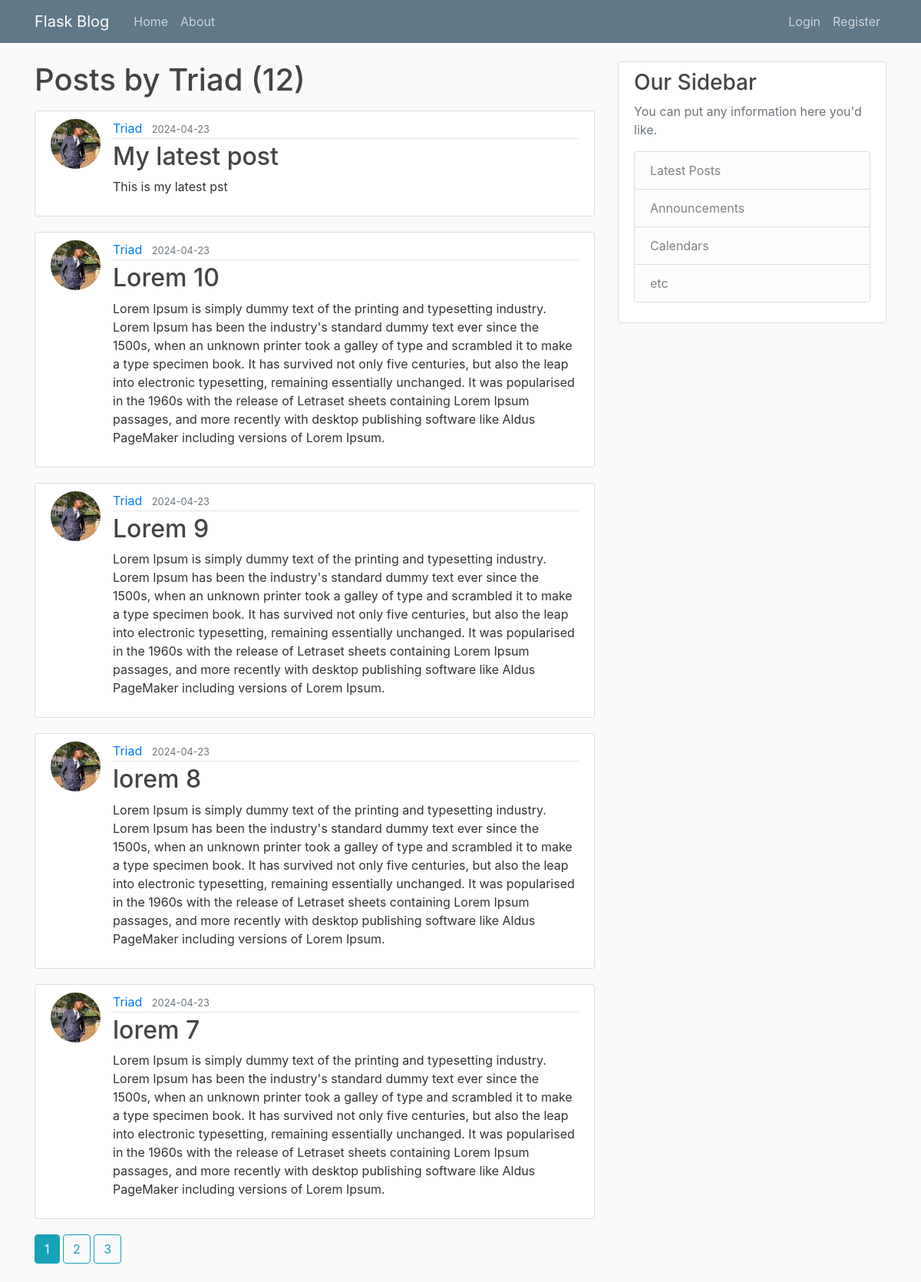
The app's page /user/Triad with its own data.
### flaskblog/models.py (models this page shows, shortened)
class User(db.Model, UserMixin):
    id:Mapped[int] = mapped_column(primary_key=True)
    username:Mapped[str] = mapped_column(unique=True, nullable=False)
    email:Mapped[str] = mapped_column(unique=True, nullable=False)
    image_file:Mapped[str] = mapped_column(nullable=False, default='default.jpg')
    password:Mapped[str] = mapped_column(nullable=False)
    posts = db.relationship("Post", backref="author", lazy=True)

class Post(db.Model):
    id = db.Column(db.Integer, primary_key=True)
    title = db.Column(db.String(100), nullable=False)
    date_posted = db.Column(db.DateTime, nullable=False, default=datetime.utcnow)
    content = db.Column(db.Text, nullable=False)
    user_id = db.Column(db.Integer, db.ForeignKey("user.id"), nullable=False)

### flaskblog/routes.py (the view)
@app.route("/user/<string:username>")
def user_posts(username):
    page = request.args.get('page', 1, type=int)
    user = User.query.filter_by(username = username).first_or_404()
    posts = Post.query.filter_by(author=user).order_by(Post.date_posted.desc()).paginate(per_page = 5, page = page)
    return render_template('user_posts.html', posts=posts, user=user)

### flaskblog/templates/user_posts.html
{% extends "layout.html" %} {% block content %}
<h1 class="mb-3">Posts by {{user.username}} ({{posts.total}})</h1>
{% for post in posts.items %}
<article class="media content-section">
  <img
    class="rounded-circle article-img"
    src="{{url_for('static', filename='profile_pics/' + post.author.image_file)}}"
    alt="author display image"
  />
  <div class="media-body">
    <div class="article-metadata">
      <a
        class="mr-2"
        href="{{url_for('user_posts', username=post.author.username)}}"
        >{{ post.author.username }}</a
      >
      <small class="text-muted"
        >{{ post.date_posted.strftime("%Y-%m-%d") }}</small
      >
    </div>
    <h2>
      <a class="article-title" href="{{url_for('post', post_id=post.id)}}"
        >{{ post.title }}</a
      >
    </h2>
    <p class="article-content">{{ post.content }}</p>
  </div>
</article>
{% endfor %} {% for page_num in posts.iter_pages(left_edge=1, right_edge=1,
left_current=1, right_current=2) %} {% if page_num %} {% if posts.page ==
page_num %}
<a
  class="btn btn-info mb-4"
  href="{{ url_for('user_posts', username=user.username, page=page_num) }}"
  >{{ page_num }}</a
>
{% else %}
<a
  class="btn btn-outline-info mb-4"
  href="{{ url_for('user_posts', username=user.username, page=page_num) }}"
  >{{ page_num }}</a
>
{% endif %} {% else %} ... {% endif %} {% endfor %}{% endblock content %}

### flaskblog/static/main.css (style rules this page uses)
body { background: #fafafa; color: #333333; margin-top: 5rem; }
h1, h2, h3, h4, h5, h6 { color: #444444; }
.content-section { background: #ffffff; padding: 10px 20px; border: 1px solid #dddddd; border-radius: 3px; margin-bottom: 20px; }
.article-title { color: #444444; }
.article-content { white-space: pre-line; }
.article-img { height: 65px; width: 65px; margin-right: 16px; }
.article-metadata { padding-bottom: 1px; margin-bottom: 4px; border-bottom: 1px solid #e3e3e3; }

### records on screen
User: username "Triad"
Post: image_file (picture), author.username "Triad", date_posted "2024-04-23", title "My latest post", content "This is my latest pst"
Post: image_file (picture), author.username "Triad", date_posted "2024-04-23", title "Lorem 10", content "Lorem Ipsum is simply dummy text of the printing and typesetting industry. Lorem Ipsum has been the industry's standard dummy text ever since the 1500s, when an unknown printer took a galley of type and scrambled it to make a type specimen book. It has survived not only five centuries, but also the leap into electronic typesetting, remaining essentially unchanged. It was popularised in the 1960s with the release of Letraset sheets containing Lorem Ipsum passages, and more recently with desktop publishing software like Aldus PageMaker including versions of Lorem Ipsum."
Post: image_file (picture), author.username "Triad", date_posted "2024-04-23", title "Lorem 9", content "Lorem Ipsum is simply dummy text of the printing and typesetting industry. Lorem Ipsum has been the industry's standard dummy text ever since the 1500s, when an unknown printer took a galley of type and scrambled it to make a type specimen book. It has survived not only five centuries, but also the leap into electronic typesetting, remaining essentially unchanged. It was popularised in the 1960s with the release of Letraset sheets containing Lorem Ipsum passages, and more recently with desktop publishing software like Aldus PageMaker including versions of Lorem Ipsum."
Post: image_file (picture), author.username "Triad", date_posted "2024-04-23", title "lorem 8", content "Lorem Ipsum is simply dummy text of the printing and typesetting industry. Lorem Ipsum has been the industry's standard dummy text ever since the 1500s, when an unknown printer took a galley of type and scrambled it to make a type specimen book. It has survived not only five centuries, but also the leap into electronic typesetting, remaining essentially unchanged. It was popularised in the 1960s with the release of Letraset sheets containing Lorem Ipsum passages, and more recently with desktop publishing software like Aldus PageMaker including versions of Lorem Ipsum."
Post: image_file (picture), author.username "Triad", date_posted "2024-04-23", title "lorem 7", content "Lorem Ipsum is simply dummy text of the printing and typesetting industry. Lorem Ipsum has been the industry's standard dummy text ever since the 1500s, when an unknown printer took a galley of type and scrambled it to make a type specimen book. It has survived not only five centuries, but also the leap into electronic typesetting, remaining essentially unchanged. It was popularised in the 1960s with the release of Letraset sheets containing Lorem Ipsum passages, and more recently with desktop publishing software like Aldus PageMaker including versions of Lorem Ipsum."

### other values on screen
{{ posts.total }} "12"
{{ page_num }} "1"
{{ page_num }} "2" "3"
